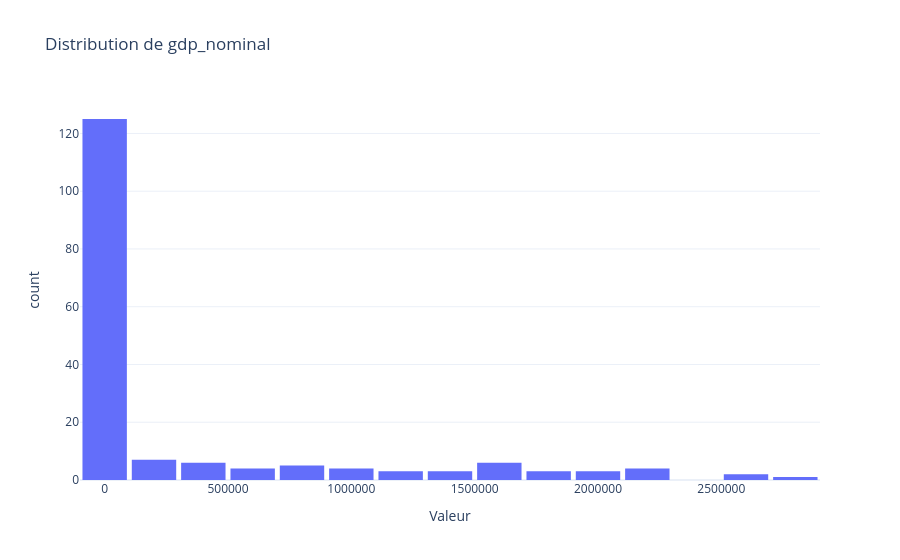
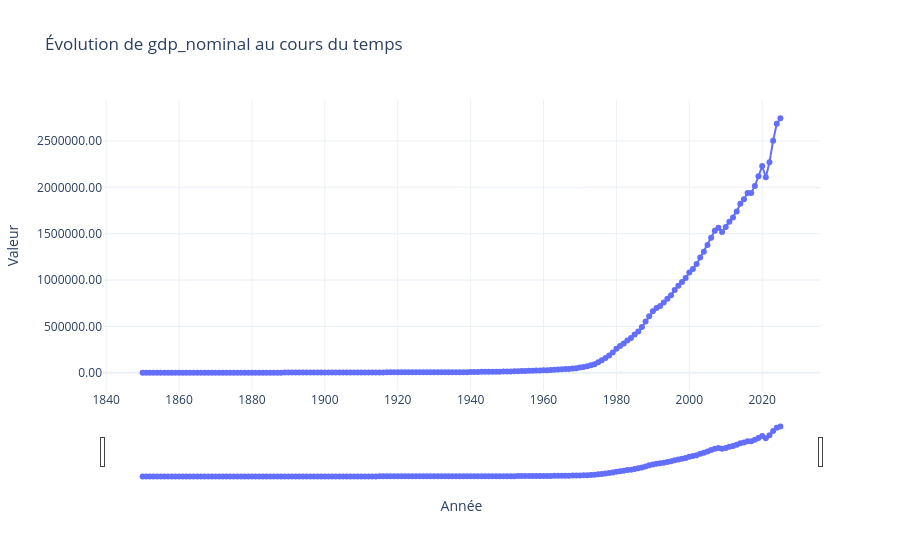

Notebook source saved alongside these figures, in order:
### Markdown cell above
### Nominal GDP (en millions des livres)

### Code cell
print(f"{df["gdp_nominal"].describe()}\n")

histogram(df, 'gdp_nominal')

time_evo(df, 'gdp_nominal')

### Figure 1 — Plotly figure (JSON) as saved in the notebook; plotly's stock layout.template omitted (floating-point values rounded to 4 significant figures; data arrays with more than 128 entries replaced by an {"elided": "..."} marker saying what was removed)
{"data": [{"bingroup": "x", "hovertemplate": "Valeur=%{x}<br>count=%{y}<extra></extra>", "legendgroup": "", "marker": {"color": "#636EFA", "pattern": {"shape": ""}}, "name": "", "nbinsx": 20, "orientation": "v", "showlegend": false, "type": "histogram", "x": {"elided": "177 float values"}, "xaxis": "x", "yaxis": "y"}], "layout": {"bargap": 0.1, "barmode": "relative", "legend": {"tracegroupgap": 0}, "title": {"text": "Distribution de gdp_nominal"}, "xaxis": {"anchor": "y", "domain": [0, 1], "tickformat": "d", "title": {"text": "Valeur"}}, "yaxis": {"anchor": "x", "domain": [0, 1], "title": {"text": "count"}}}}

### Figure 2 — Plotly figure (JSON) as saved in the notebook; plotly's stock layout.template omitted (floating-point values rounded to 4 significant figures; data arrays with more than 128 entries replaced by an {"elided": "..."} marker saying what was removed)
{"data": [{"hovertemplate": "Année=%{x}<br>Valeur=%{y}<extra></extra>", "legendgroup": "", "line": {"color": "#636efa", "dash": "solid"}, "marker": {"symbol": "circle"}, "mode": "lines+markers", "name": "", "orientation": "v", "showlegend": false, "type": "scatter", "x": {"elided": "177 float values"}, "xaxis": "x", "y": {"elided": "177 float values"}, "yaxis": "y"}], "layout": {"legend": {"tracegroupgap": 0}, "title": {"text": "Évolution de gdp_nominal au cours du temps"}, "xaxis": {"anchor": "y", "domain": [0, 1], "rangeslider": {"visible": true}, "tickformat": "d", "title": {"text": "Année"}}, "yaxis": {"anchor": "x", "domain": [0, 1], "tickformat": ".2f", "title": {"text": "Valeur"}}}}
